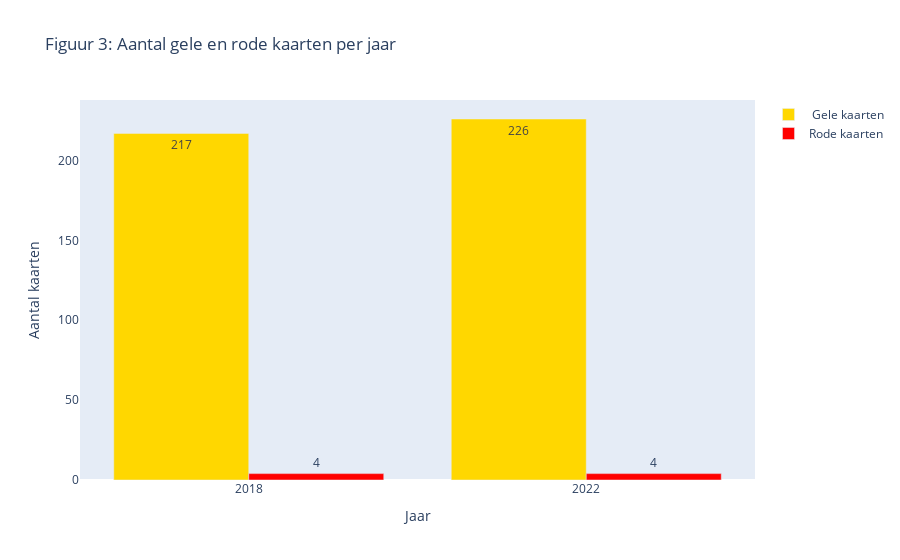

Notebook code cell kept with this figure:
### Markdown cell above
De box plot in figuur 2 geeft de statistieken wat betreft het aantal overtredingen per WK weer. In figuur 2 zie je twee box plots, deze box plots geven de trends weer wat betreft het aantal overtredingen per wedstrijd. De box plots geven een gedetailleerder beeld weer van het aantal overtredingen per wedstrijd. Je ziet gelijk dat er in het WK van 2018 over het algemeen meer overtredingen worden gemaakt. Het gemiddelde is hoger in 2018, daarnaast zijn de kwartielen en 'upper fence' hoger in 2018. Echter kan je ook zien dat er in het WK van 2022 drie outliers zijn (de drie blauwe stipjes boven in de grafiek). Deze outliers zijn te verklaren, want dit zijn de felle finale wedstrijden, de twee kwartfinales (punt 46 en 48) en de finale (punt 45) om precies te zijn.

### Code cell
import plotly.graph_objects as go

# alle gele kaarten
yellow_cards_2022 = int(wk_df['yellow cards team1'].sum() + wk_df['yellow cards team2'].sum())
yellow_cards_2018 = int(wk_df['Yellow Card'].sum())
# alle rode kaarten
red_cards_2022 = int(wk_df['red cards team1'].sum() + wk_df['red cards team2'].sum())
red_cards_2018 = int(wk_df['Red'].sum() + wk_df['Yellow & Red'].sum())

# lijsten met alle jaren en kaarten
years = ['2018', '2022']
yellow_cards = [yellow_cards_2018, yellow_cards_2022]
red_cards = [red_cards_2018, red_cards_2022]

# histogram plotten
data = [
    # gele kaarten
    go.Bar(x = years, 
           y = yellow_cards,
           text = yellow_cards, 
           textposition = 'auto', 
           name = ' Gele kaarten', 
           marker = dict(color = '#FFD700')),
    # rode kaarten
    go.Bar(x = years, 
           y = red_cards, 
           text = red_cards,
           textposition = 'auto',
           name = 'Rode kaarten', 
           marker = dict(color = '#FF0000'))]

# titel en opmaak
layout = go.Layout(
    title = 'Figuur 3: Aantal gele en rode kaarten per jaar',
    xaxis = dict(title = 'Jaar', type='category', showgrid = False),
    yaxis = dict(title = 'Aantal kaarten', showgrid = False),
    barmode = 'group',
    showlegend = True)

# grafiek maken
fig = go.Figure(data = data, layout = layout)
fig.show()

### Figure 1 — Plotly figure (JSON) as saved in the notebook; plotly's stock layout.template omitted (floating-point values rounded to 4 significant figures)
{"data": [{"marker": {"color": "#FFD700"}, "name": " Gele kaarten", "text": ["217", "226"], "textposition": "auto", "type": "bar", "x": ["2018", "2022"], "y": [217, 226]}, {"marker": {"color": "#FF0000"}, "name": "Rode kaarten", "text": ["4", "4"], "textposition": "auto", "type": "bar", "x": ["2018", "2022"], "y": [4, 4]}], "layout": {"barmode": "group", "showlegend": true, "title": {"text": "Figuur 3: Aantal gele en rode kaarten per jaar"}, "xaxis": {"showgrid": false, "title": {"text": "Jaar"}, "type": "category"}, "yaxis": {"showgrid": false, "title": {"text": "Aantal kaarten"}}}}
